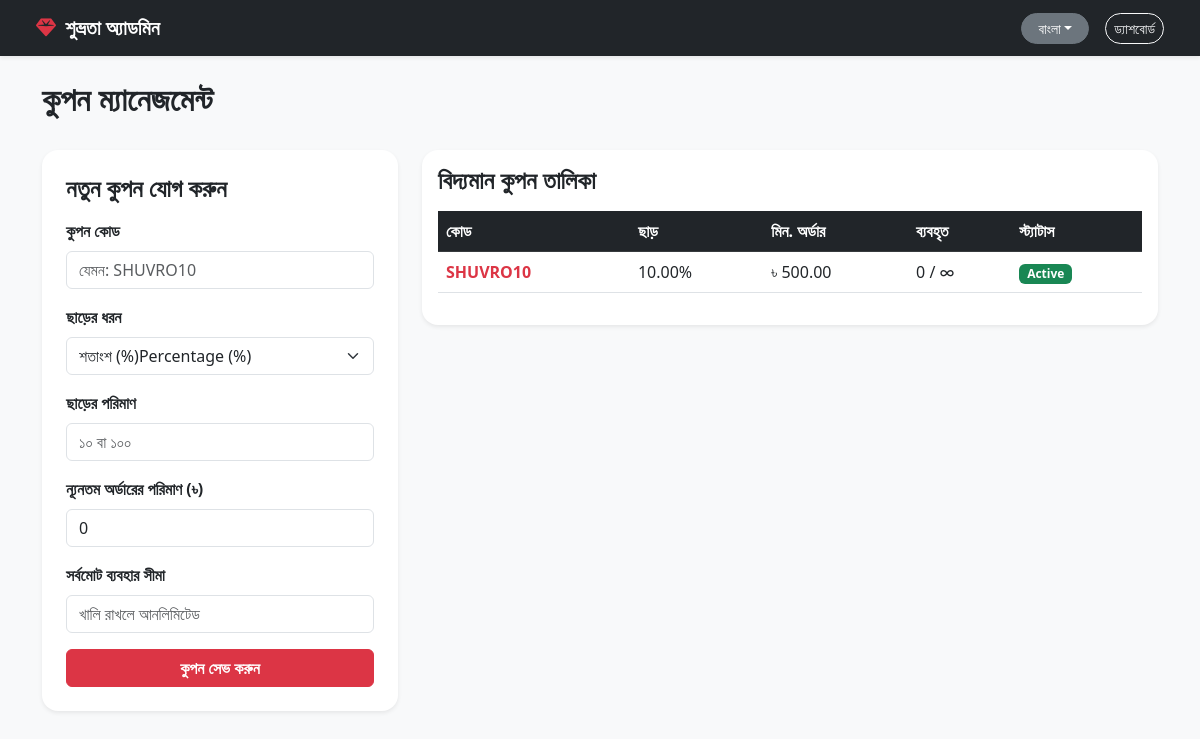
/admin/coupons.php (signed in), run on the app's committed database.
### tables this page shows
CREATE TABLE coupons (
    id                          INT UNSIGNED AUTO_INCREMENT PRIMARY KEY,
    code                        VARCHAR(50) NOT NULL UNIQUE,
    type                        ENUM('percentage','fixed') NOT NULL DEFAULT 'percentage',
    value                       DECIMAL(10,2) NOT NULL,
    min_order_amount            DECIMAL(10,2) NULL DEFAULT 0,
    max_discount_amount         DECIMAL(10,2) NULL,
    usage_limit                 INT UNSIGNED NULL,
    usage_limit_per_customer    INT UNSIGNED NULL DEFAULT 1,
    used_count                  INT UNSIGNED NOT NULL DEFAULT 0,
    starts_at                   DATETIME NULL,
    expires_at                  DATETIME NULL,
    is_active                   TINYINT(1) NOT NULL DEFAULT 1,
    created_by                  INT UNSIGNED NULL,
    created_at                  TIMESTAMP DEFAULT CURRENT_TIMESTAMP,
    FOREIGN KEY (created_by) REFERENCES admins(id) ON DELETE SET NULL,
    INDEX idx_code (code)
);

### admin/coupons.php (the view, shortened to what this page needs)
<?php
require_once '../config/database.php';
$coupons = $pdo->query("SELECT * FROM coupons ORDER BY id DESC")->fetchAll();
?>
<!DOCTYPE html>
<html lang="bn" id="htmlRoot">
<head>
    <link href="https://cdn.jsdelivr.net/npm/bootstrap@5.3.0/dist/css/bootstrap.min.css" rel="stylesheet">
    <link rel="stylesheet" href="https://cdnjs.cloudflare.com/ajax/libs/font-awesome/6.4.0/css/all.min.css">
</head>
<body class="bg-light lang-bn-mode">
<nav class="navbar navbar-expand-lg navbar-dark bg-dark shadow-sm px-4 mb-4">
    <div class="container-fluid">
        <a class="navbar-brand fw-bold" href="index.php"><i class="fa-solid fa-gem text-danger me-1"></i> <span class="lang-bn">শুভ্রতা অ্যাডমিন</span><span class="lang-en">Shuvrota Admin</span></a>
        <div class="d-flex align-items-center gap-3 ms-auto">
            <div class="dropdown">
                <a class="btn btn-sm btn-secondary px-3 dropdown-toggle rounded-pill" href="#" role="button" data-bs-toggle="dropdown" id="currentLangText">বাংলা</a>
            </div>
            <a href="index.php" class="btn btn-sm btn-outline-light rounded-pill"><span class="lang-bn">ড্যাশবোর্ড</span><span class="lang-en">Dashboard</span></a>
        </div>
    </div>
</nav>
<div class="container my-4">
    <div class="d-flex justify-content-between align-items-center mb-4">
        <h2 class="fw-bold"><span class="lang-bn">কুপন ম্যানেজমেন্ট</span><span class="lang-en">Coupon Management</span></h2>
    </div>
    <div class="row g-4">
        <div class="col-md-4">
            <div class="card p-4 border-0 shadow-sm rounded-4">
                <h4 class="fw-bold mb-3"><span class="lang-bn">নতুন কুপন যোগ করুন</span><span class="lang-en">Add New Coupon</span></h4>
                <form method="POST">
                    <div class="mb-3">
                        <label class="form-label fw-bold"><span class="lang-bn">কুপন কোড</span><span class="lang-en">Coupon Code</span></label>
                        <input type="text" name="code" class="form-control" placeholder="যেমন: SHUVRO10" required>
                    </div>
                    <div class="mb-3">
                        <label class="form-label fw-bold"><span class="lang-bn">ছাড়ের ধরন</span><span class="lang-en">Discount Type</span></label>
                        <select name="type" class="form-select" required>
                            <option value="percentage"><span class="lang-bn">শতাংশ (%)</span><span class="lang-en">Percentage (%)</span></option>
                        </select>
                    </div>
                    <div class="mb-3">
                        <label class="form-label fw-bold"><span class="lang-bn">ছাড়ের পরিমাণ</span><span class="lang-en">Discount Value</span></label>
                        <input type="number" step="0.01" name="value" class="form-control" placeholder="১০ বা ১০০" required>
                    </div>
                    <div class="mb-3">
                        <label class="form-label fw-bold"><span class="lang-bn">ন্যূনতম অর্ডারের পরিমাণ (৳)</span><span class="lang-en">Min Order Amount (৳)</span></label>
                        <input type="number" step="0.01" name="min_order_amount" class="form-control" value="0">
                    </div>
                    <div class="mb-3">
                        <label class="form-label fw-bold"><span class="lang-bn">সর্বমোট ব্যবহার সীমা</span><span class="lang-en">Usage Limit</span></label>
                        <input type="number" name="usage_limit" class="form-control" placeholder="খালি রাখলে আনলিমিটেড">
                    </div>
                    <button type="submit" name="add_coupon" class="btn btn-danger w-100 fw-bold"><span class="lang-bn">কুপন সেভ করুন</span><span class="lang-en">Save Coupon</span></button>
                </form>
            </div>
        </div>
        <div class="col-md-8">
            <div class="card border-0 shadow-sm rounded-4 p-3">
                <h4 class="fw-bold mb-3"><span class="lang-bn">বিদ্যমান কুপন তালিকা</span><span class="lang-en">Existing Coupons List</span></h4>
                <div class="table-responsive">
                    <table class="table table-hover align-middle">
                        <thead class="table-dark">
                            <tr>
                                <th><span class="lang-bn">কোড</span><span class="lang-en">Code</span></th>
                                <th><span class="lang-bn">ছাড়</span><span class="lang-en">Discount</span></th>
                                <th><span class="lang-bn">মিন. অর্ডার</span><span class="lang-en">Min Order</span></th>
                                <th><span class="lang-bn">ব্যবহৃত</span><span class="lang-en">Used</span></th>
                                <th><span class="lang-bn">স্ট্যাটাস</span><span class="lang-en">Status</span></th>
                            </tr>
                        </thead>
                        <tbody>
                            <?php foreach($coupons as $c): ?>
                                <tr>
                                    <td class="fw-bold text-danger"><?= htmlspecialchars($c['code']) ?></td>
                                    <td><?= $c['type'] === 'percentage' ? $c['value'].'%' : '৳'.$c['value'] ?></td>
                                    <td>৳ <?= number_format($c['min_order_amount'], 2) ?></td>
                                    <td><?= $c['used_count'] ?> / <?= $c['usage_limit'] ?? '∞' ?></td>
                                    <td><span class="badge bg-<?= $c['is_active'] ? 'success' : 'danger' ?>"><?= $c['is_active'] ? 'Active' : 'Inactive' ?></span></td>
                                </tr>
                            <?php endforeach; ?>
                        </tbody>
                    </table>
                </div>
            </div>
        </div>
    </div>
</div>
</body>
</html>

### admin/coupons.php (style rules this page uses)
body.lang-bn-mode .lang-bn { display: inline-block !important; }

### data on the page
coupons: code "SHUVRO10", value "10.00", min_order_amount "500.00", used_count "0", usage_limit "∞", is_active "Active"
